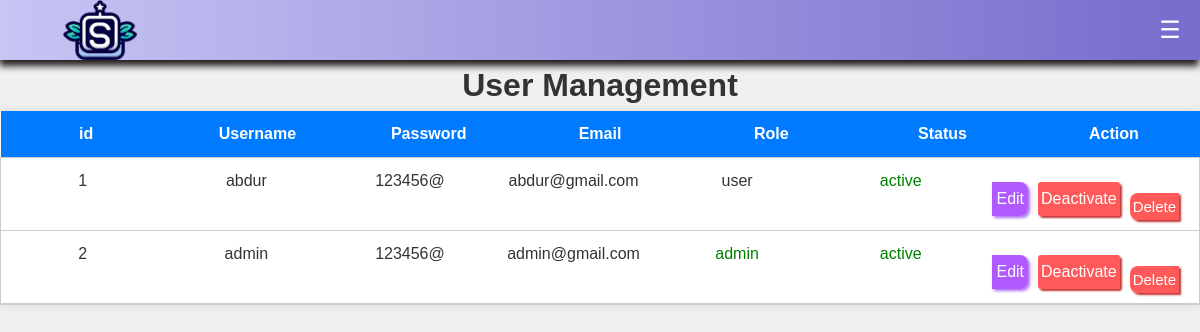
/admin_users (signed in), run on the app's committed database.
### app.py (models this page shows, shortened)
class users(db.Model):
    id = db.Column(db.Integer, primary_key=True)
    username = db.Column(db.String(50), unique=True,nullable=False)
    password = db.Column(db.String(50), nullable=False)
    email = db.Column(db.String(80), unique=True, nullable=False)
    role = db.Column(db.String(20), default='user')
    uuid = db.Column(db.String(36), unique=True, nullable=False, server_default=str(uuid.uuid4()))
    profile_picture = db.Column(db.String(255), default='avatar.avif')
    status = db.Column(db.String(20), default='active')
    deactivated_at = db.Column(db.DateTime, default=None)

### app.py (the view)
@app.route('/admin_users')
def admin_users():
    user = get_current_user()
    if user is None:
        return redirect(url_for('login'))
    if user.role != 'admin':
        flash('You do not have permission to access the admin dashboard.', 'error')
        return redirect(url_for('login'))  # Redirect to a different page if not an admin
    users_list = users.query.all()
    return render_template('admin_users.html', users_list=users_list)

### app.py (called while the page is built)
def get_current_user():
    if 'user_id' in session:
        user_id = session['user_id']
        user = users.query.get(user_id)  # Assuming you have a User model with an 'id' field
        if user:
            return user
    return None

### templates/admin_users.html (shortened to what this page needs)
<!DOCTYPE html>
<html>
<head>
    <link rel="stylesheet" href="{{ url_for('static', filename='admin_users.css') }}">
</head>
<body>
    <header>
        <div id="logo">
            <img src="static/img/logo.png" alt="Logo">
        </div>
        <div id="menu-button">
            <button onclick="toggleNav()">☰</button>
        </div>
    </header>
<h1>User Management</h1>
<table>
    <thead>
        <tr>
            <th>id</th>
            <th>Username</th>
            <th>Password</th>
            <th>Email</th>
            <th>Role</th>
            <th>Status</th>
            <th>Action</th>
        </tr>
    </thead>
    <tbody>
        {% for user in users_list %}
        <tr>
            <td>{{ user.id }}</td>
            <td>{{ user.username }}</td>
            <td>{{ user.password }}</td>
            <td>{{ user.email }}</td>
            <td class="role
    {% if user.role == 'admin' %}
        role-admin
    {% elif user.role == 'teacher' %}
        role-teacher
    {% elif user.role == 'user' %}
        role-user
    {% endif %}
">
                {{ user.role }}
            </td>
            <td class="status {{ 'status-active' if user.status == 'active' else 'status-deactive' }}">
                {{ user.status }}
            </td>
            <td>
                <div class="button-container">
                    <a class="edit" href="{{ url_for('edit_user', user_id=user.id) }}">Edit</a>
                    <a href="{{ url_for('deactivate_user', user_id=user.id) }}" class="{% if user.status == 'active' %}deactivate_button{% else %}activate_button{% endif %}">
                        {% if user.status == 'active' %}
                            Deactivate
                        {% else %}
                            Activate
                        {% endif %}
                    </a>
                    <form onsubmit="return confirm('Are you sure you want to delete this user?');" action="{{ url_for('delete_user', user_id=user.id) }}" method="POST">
                        <button  type="submit" class="delete_link">Delete</button>
                    </form>
                </div>
            </td>
        </tr>
        {% endfor %}
    </tbody>
</table>
</body>
</html>

### static/admin_users.css (style rules this page uses)
a { text-decoration: none; color: #007bff; margin-top: 10px; }
body, h1, h2, ul, li, p { margin: 0; padding: 0; text-align: center; }
body { font-family: Arial, sans-serif; background-color: #f0f0f0; color: #333; line-height: 1.6; }
table { width: 100%; border-collapse: collapse; background-color: white; box-shadow: 0px 0px 10px rgba(0, 0, 0, 0.1); margin-bottom: 20px; }
thead tr { display: flex; justify-content: space-between; background-color: #007bff; color: white; font-weight: bold; border: none; }
thead th { flex-basis: calc(16.6667% - 10px); padding: 10px; text-align: center; border: none; }
thead th:last-child { flex-basis: calc(16.6667% - 10px); }
tbody { border: 1px solid #ccc; }
tbody tr { display: flex; justify-content: space-between; border-bottom: 1px solid #ccc; }
tbody td { flex-basis: calc(16.6667% - 10px); padding: 10px; text-align: center; }
.button-container { display: flex; align-items: center; }
.button-container a, .button-container form { margin-right: 10px; }
.button-container form { vertical-align: middle; margin-top: 25px; }
.deactivate_button { text-decoration: none; background-color: #ff0000a6; color: #ffffff; padding: 4px 3px; border-radius: 3px; box-shadow: 2px 2px 2px #c23737; transition: transform 0.2s; }
.edit { text-decoration: none; background-color: #8500ffa6; color: #ffffff; padding: 4px; border-radius: 0px 8px 8px 0px; box-shadow: 2px 2px 3px #ac61f1e8; transition: transform 0.2s; }
.delete_link { text-decoration: none; background-color: #ff0000a6; color: #ffffff; font-size: 15px; border: none; padding: 5px 3px; border-radius: 8px 0px 0px 8px; box-shadow: 2px 2px 2px #c23737; transition: transform 0.2s; }
.status-active { color: green; }
.role-admin { color: green; }

### templates/admin_users.html (style rules this page uses)
header { display: flex; align-items: center; justify-content: space-between; height: 60px; box-shadow: -1px 6px 7px #221d1d; color: white; background: linear-gradient(90deg, #C7C5F4, #776BCC); }
#logo { width: 200px; height: 60px; }
#logo img { width: 100%; height: 100%; object-fit: contain; }
#menu-button { width: 60px; height: 60px; }
#menu-button button { width: 100%; height: 100%; border: none; background-color: transparent; color: white; font-size: 24px; cursor: pointer; }

### data on the page
users: id "1", username "abdur", password "123456@", email "abdur@gmail.com", role "user", status "active", shows "Deactivate"
users: id "2", username "admin", password "123456@", email "admin@gmail.com", role "admin", status "active", shows "Deactivate"
